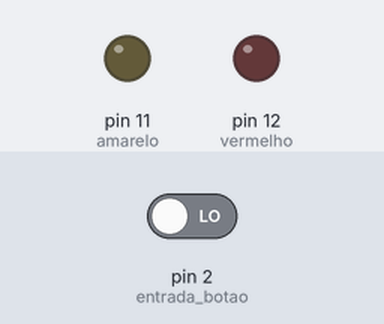
Bench run of a sketch on a simulated Arduino Uno, built with avr-gcc and run on an emulated ATmega328P. On the bench: output pins drawn as LEDs (lit = HIGH). The inputs (shaded band) are chosen by the test bench; at power-on: pin 2 (entrada_botao) LOW. Pins used as bus, display or sensor lines are not drawn.

Above: at 1.2 s.
1.3 s: pin 2 (entrada_botao) driven HIGH
At 4.0 s:
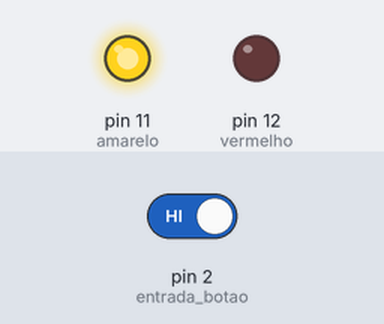
At 5.9 s:
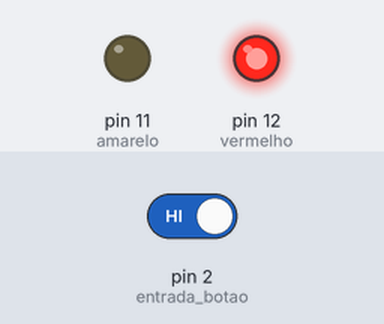
Timing chart, 0 to 13.3 s (numbered marks = the images above; inputs shaded):
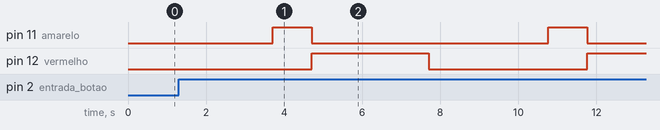

Measured:
- by itself, pin 11 (amarelo): alternates HIGH for 1.0 s and LOW for 6.1 s

The sketch:

1-semaforo.ino
```cpp
#define amarelo 11
#define vermelho 12
#define verde 13
#define entrada_botao 2
#define TIME_VERDE 6000
#define TIME_AMARELO 1000
#define TIME_VERMELHO 3000
int n;
int btn_press = 0; /* variavel para guardar se o botão ja foi pressionado */
void setup()
{
  pinMode(amarelo, OUTPUT);
  pinMode(vermelho, OUTPUT);
  pinMode(verde, OUTPUT);
  pinMode(entrada_botao, INPUT);
}

void loop()
{
  // ACENDE O VERDE
  btn_press = 0; /* reiniciar o estado do botão */
  for (n = 0; n < TIME_VERDE; n++)
  {
    int botao = digitalRead(entrada_botao);
    if (botao == 1 && !btn_press)
    {
      n += (TIME_VERDE - n) / 2;
      btn_press = 1;
    }
    digitalWrite(verde, LOW);
    digitalWrite(vermelho, LOW);
    digitalWrite(verde, HIGH);
    delay(1);
  }

  // ACENDE O AMARELO
  digitalWrite(verde, LOW);
  digitalWrite(amarelo, HIGH);
  digitalWrite(vermelho, LOW);
  delay(TIME_AMARELO);

  // ACENDE O VERMELHO
  digitalWrite(verde, LOW);
  digitalWrite(amarelo, LOW);
  digitalWrite(vermelho, HIGH);
  delay(TIME_VERMELHO);
}
```
